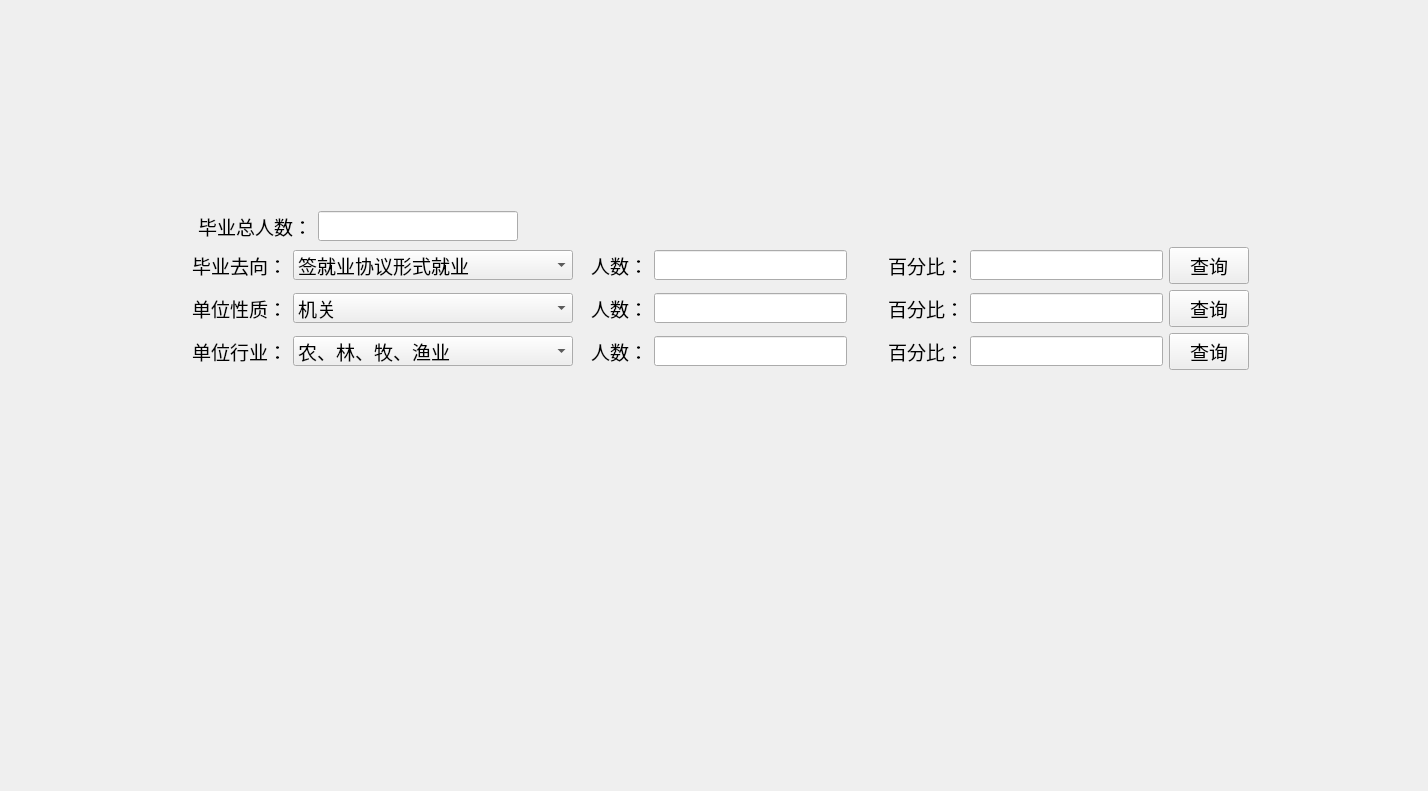
          <widget class="QWidget" name="scrollAreaWidgetContents_4">
           <property name="geometry">
            <rect>
             <x>0</x>
             <y>0</y>
             <width>1428</width>
             <height>791</height>
            </rect>
           </property>
           <layout class="QGridLayout" name="gridLayout_8">
            <item row="1" column="0">
             <layout class="QVBoxLayout" name="verticalLayout_3">
              <item>
               <layout class="QHBoxLayout" name="horizontalLayout_4">
                <item>
                 <spacer name="horizontalSpacer_12">
                  <property name="orientation">
                   <enum>Qt::Horizontal</enum>
                  </property>
                  <property name="sizeType">
                   <enum>QSizePolicy::Fixed</enum>
                  </property>
                  <property name="sizeHint" stdset="0">
                   <size>
                    <width>187</width>
                    <height>20</height>
                   </size>
                  </property>
                 </spacer>
                </item>
                <item>
                 <widget class="QLabel" name="label_3">
                  <property name="font">
                   <font>
                    <family>Consolas</family>
                    <pointsize>14</pointsize>
                   </font>
                  </property>
                  <property name="text">
                   <string>毕业总人数：</string>
                  </property>
                  <property name="alignment">
                   <set>Qt::AlignRight|Qt::AlignTrailing|Qt::AlignVCenter</set>
                  </property>
                 </widget>
                </item>
                <item>
                 <widget class="QLineEdit" name="sum_lineEdit">
                  <property name="minimumSize">
                   <size>
                    <width>0</width>
                    <height>0</height>
                   </size>
                  </property>
                  <property name="maximumSize">
                   <size>
                    <width>200</width>
                    <height>100</height>
                   </size>
                  </property>
                  <property name="font">
                   <font>
                    <family>Consolas</family>
                    <pointsize>14</pointsize>
                   </font>
                  </property>
                  <property name="readOnly">
                   <bool>true</bool>
                  </property>
                 </widget>
                </item>
                <item>
                 <spacer name="horizontalSpacer_5">
                  <property name="orientation">
                   <enum>Qt::Horizontal</enum>
                  </property>
                  <property name="sizeHint" stdset="0">
                   <size>
                    <width>40</width>
                    <height>20</height>
                   </size>
                  </property>
                 </spacer>
                </item>
               </layout>
              </item>
              <item>
               <layout class="QHBoxLayout" name="horizontalLayout_5">
                <item>
                 <spacer name="horizontalSpacer_11">
                  <property name="orientation">
                   <enum>Qt::Horizontal</enum>
                  </property>
                  <property name="sizeHint" stdset="0">
                   <size>
                    <width>40</width>
                    <height>20</height>
                   </size>
                  </property>
                 </spacer>
                </item>
                <item>
                 <widget class="QLabel" name="label_16">
                  <property name="font">
                   <font>
                    <family>Consolas</family>
                    <pointsize>14</pointsize>
                   </font>
                  </property>
                  <property name="text">
                   <string> 毕业去向：</string>
                  </property>
                  <property name="alignment">
                   <set>Qt::AlignRight|Qt::AlignTrailing|Qt::AlignVCenter</set>
                  </property>
                 </widget>
                </item>
                <item>
                 <widget class="QComboBox" name="graduation_comboBox_3">
                  <property name="minimumSize">
                   <size>
                    <width>280</width>
                    <height>0</height>
                   </size>
                  </property>
                  <property name="maximumSize">
                   <size>
                    <width>280</width>
                    <height>16777215</height>
                   </size>
                  </property>
                  <property name="font">
                   <font>
                    <family>Consolas</family>
                    <pointsize>14</pointsize>
                   </font>
                  </property>
                  <item>
                   <property name="text">
                    <string>签就业协议形式就业</string>
                   </property>
                  </item>
                  <item>
                   <property name="text">
                    <string>签劳动合同形式就业</string>
                   </property>
                  </item>
                  <item>
                   <property name="text">
                    <string>其他录用形式就业</string>
                   </property>
                  </item>
                  <item>
                   <property name="text">
                    <string>科研助理</string>
                   </property>
                  </item>
                  <item>
                   <property name="text">
                    <string>应征义务兵</string>
                   </property>
                  </item>
                  <item>
                   <property name="text">
                    <string>国家基层项目</string>
                   </property>
                  </item>
                  <item>
                   <property name="text">
                    <string>地方基层项目</string>
                   </property>
                  </item>
                  <item>
                   <property name="text">
                    <string>待就业</string>
                   </property>
                  </item>
                  <item>
                   <property name="text">
                    <string>不就业拟升学</string>
                   </property>
                  </item>
                  <item>
                   <property name="text">
                    <string>其他暂不就业</string>
                   </property>
                  </item>
                  <item>
                   <property name="text">
                    <string>自主创业</string>
                   </property>
                  </item>
                  <item>
                   <property name="text">
                    <string>自由职业</string>
                   </property>
                  </item>
                  <item>
                   <property name="text">
                    <string>升学</string>
                   </property>
                  </item>
                  <item>
                   <property name="text">
                    <string>出国、出境</string>
                   </property>
                  </item>
                 </widget>
                </item>
                <item>
                 <widget class="QLabel" name="label_4">
                  <property name="font">
                   <font>
                    <family>Consolas</family>
                    <pointsize>14</pointsize>
                   </font>
                  </property>
                  <property name="text">
                   <string> 人数：</string>
                  </property>
                  <property name="alignment">
                   <set>Qt::AlignRight|Qt::AlignTrailing|Qt::AlignVCenter</set>
                  </property>
                 </widget>
                </item>
                <item>
                 <widget class="QLineEdit" name="gosum_lineEdit_2">
                  <property name="maximumSize">
                   <size>
                    <width>200</width>
                    <height>16777215</height>
                   </size>
                  </property>
                  <property name="font">
                   <font>
                    <family>Consolas</family>
                    <pointsize>14</pointsize>
                   </font>
                  </property>
                  <property name="readOnly">
                   <bool>true</bool>
                  </property>
                 </widget>
                </item>
                <item>
                 <widget class="QLabel" name="label_5">
                  <property name="font">
                   <font>
                    <family>Consolas</family>
                    <pointsize>14</pointsize>
                   </font>
                  </property>
                  <property name="text">
                   <string>   百分比：</string>
                  </property>
                  <property name="alignment">
                   <set>Qt::AlignRight|Qt::AlignTrailing|Qt::AlignVCenter</set>
                  </property>
                 </widget>
                </item>
                <item>
                 <widget class="QLineEdit" name="goper_lineEdit_3">
                  <property name="maximumSize">
                   <size>
                    <width>200</width>
                    <height>16777215</height>
                   </size>
                  </property>
                  <property name="font">
                   <font>
                    <family>Consolas</family>
                    <pointsize>14</pointsize>
                   </font>
                  </property>
                  <property name="readOnly">
                   <bool>true</bool>
                  </property>
                 </widget>
                </item>
                <item>
                 <widget class="QPushButton" name="go_pushButton">
                  <property name="font">
                   <font>
                    <family>Consolas</family>
                    <pointsize>14</pointsize>
                   </font>
                  </property>
                  <property name="text">
                   <string>查询</string>
                  </property>
                 </widget>
                </item>
                <item>
                 <spacer name="horizontalSpacer_6">
                  <property name="orientation">
                   <enum>Qt::Horizontal</enum>
                  </property>
                  <property name="sizeHint" stdset="0">
                   <size>
                    <width>40</width>
                    <height>20</height>
                   </size>
                  </property>
                 </spacer>
                </item>
               </layout>
              </item>
              <item>
               <layout class="QHBoxLayout" name="horizontalLayout_6">
                <item>
                 <spacer name="horizontalSpacer_10">
                  <property name="orientation">
                   <enum>Qt::Horizontal</enum>
                  </property>
                  <property name="sizeHint" stdset="0">
                   <size>
                    <width>40</width>
                    <height>20</height>
                   </size>
                  </property>
                 </spacer>
                </item>
                <item>
                 <widget class="QLabel" name="label_45">
                  <property name="font">
                   <font>
                    <family>Consolas</family>
                    <pointsize>14</pointsize>
                   </font>
                  </property>
                  <property name="text">
                   <string> 单位性质：</string>
                  </property>
                  <property name="alignment">
                   <set>Qt::AlignRight|Qt::AlignTrailing|Qt::AlignVCenter</set>
                  </property>
                 </widget>
                </item>
                <item>
                 <widget class="QComboBox" name="unitnature_comboBox_4">
                  <property name="minimumSize">
                   <size>
                    <width>280</width>
                    <height>0</height>
                   </size>
                  </property>
                  <property name="maximumSize">
                   <size>
                    <width>280</width>
                    <height>16777215</height>
                   </size>
                  </property>
                  <property name="font">
                   <font>
                    <family>Consolas</family>
                    <pointsize>14</pointsize>
                   </font>
                  </property>
                  <item>
                   <property name="text">
                    <string>机关</string>
                   </property>
                  </item>
                  <item>
                   <property name="text">
                    <string>科研设计单位</string>
                   </property>
                  </item>
                  <item>
                   <property name="text">
                    <string>高等教育单位</string>
                   </property>
                  </item>
                  <item>
                   <property name="text">
                    <string>中初教育单位</string>
                   </property>
                  </item>
                  <item>
                   <property name="text">
                    <string>医疗卫生单位</string>
                   </property>
                  </item>
                  <item>
                   <property name="text">
                    <string>其他事业单位</string>
                   </property>
                  </item>
                  <item>
                   <property name="text">
                    <string>国有企业</string>
                   </property>
                  </item>
                  <item>
                   <property name="text">
                    <string>三资企业</string>
                   </property>
                  </item>
                  <item>
                   <property name="text">
                    <string>其他企业</string>
                   </property>
                  </item>
                  <item>
                   <property name="text">
                    <string>部队</string>
                   </property>
                  </item>
                  <item>
                   <property name="text">
                    <string>农村建制村</string>
                   </property>
                  </item>
                  <item>
                   <property name="text">
                    <string>城镇社区</string>
                   </property>
                  </item>
                  <item>
                   <property name="text">
                    <string>其他</string>
                   </property>
                  </item>
                 </widget>
                </item>
                <item>
                 <widget class="QLabel" name="label_6">
                  <property name="font">
                   <font>
                    <family>Consolas</family>
                    <pointsize>14</pointsize>
                   </font>
                  </property>
                  <property name="text">
                   <string> 人数：</string>
                  </property>
                  <property name="alignment">
                   <set>Qt::AlignRight|Qt::AlignTrailing|Qt::AlignVCenter</set>
                  </property>
                 </widget>
                </item>
                <item>
                 <widget class="QLineEdit" name="natureSum_lineEdit_5">
                  <property name="maximumSize">
                   <size>
                    <width>200</width>
                    <height>16777215</height>
                   </size>
                  </property>
                  <property name="font">
                   <font>
                    <family>Consolas</family>
                    <pointsize>14</pointsize>
                   </font>
                  </property>
                  <property name="readOnly">
                   <bool>true</bool>
                  </property>
                 </widget>
                </item>
                <item>
                 <widget class="QLabel" name="label_7">
                  <property name="font">
                   <font>
                    <family>Consolas</family>
                    <pointsize>14</pointsize>
                   </font>
                  </property>
                  <property name="text">
                   <string>   百分比：</string>
                  </property>
                  <property name="alignment">
                   <set>Qt::AlignRight|Qt::AlignTrailing|Qt::AlignVCenter</set>
                  </property>
                 </widget>
                </item>
                <item>
                 <widget class="QLineEdit" name="naturePer_lineEdit_4">
                  <property name="maximumSize">
                   <size>
                    <width>200</width>
                    <height>16777215</height>
                   </size>
                  </property>
                  <property name="font">
                   <font>
                    <family>Consolas</family>
                    <pointsize>14</pointsize>
                   </font>
                  </property>
                  <property name="readOnly">
                   <bool>true</bool>
                  </property>
                 </widget>
                </item>
                <item>
                 <widget class="QPushButton" name="nature_pushButton_2">
                  <property name="font">
                   <font>
                    <family>Consolas</family>
                    <pointsize>14</pointsize>
                   </font>
                  </property>
                  <property name="text">
                   <string>查询</string>
                  </property>
                 </widget>
                </item>
                <item>
                 <spacer name="horizontalSpacer_7">
                  <property name="orientation">
                   <enum>Qt::Horizontal</enum>
                  </property>
                  <property name="sizeHint" stdset="0">
                   <size>
                    <width>40</width>
                    <height>20</height>
                   </size>
                  </property>
                 </spacer>
                </item>
               </layout>
              </item>
              <item>
               <layout class="QHBoxLayout" name="horizontalLayout_7">
                <item>
                 <spacer name="horizontalSpacer_9">
                  <property name="orientation">
                   <enum>Qt::Horizontal</enum>
                  </property>
                  <property name="sizeHint" stdset="0">
                   <size>
                    <width>40</width>
                    <height>20</height>
                   </size>
                  </property>
                 </spacer>
                </item>
                <item>
                 <widget class="QLabel" name="label_46">
                  <property name="font">
                   <font>
                    <family>Consolas</family>
                    <pointsize>14</pointsize>
                   </font>
                  </property>
                  <property name="text">
                   <string> 单位行业：</string>
                  </property>
                  <property name="alignment">
                   <set>Qt::AlignRight|Qt::AlignTrailing|Qt::AlignVCenter</set>
                  </property>
                 </widget>
                </item>
                <item>
                 <widget class="QComboBox" name="unitindustry_comboBox_5">
                  <property name="minimumSize">
                   <size>
                    <width>280</width>
                    <height>0</height>
                   </size>
                  </property>
                  <property name="maximumSize">
                   <size>
                    <width>280</width>
                    <height>16777215</height>
                   </size>
                  </property>
                  <property name="font">
                   <font>
                    <family>Consolas</family>
                    <pointsize>14</pointsize>
                   </font>
                  </property>
                  <item>
                   <property name="text">
                    <string>农、林、牧、渔业</string>
                   </property>
                  </item>
                  <item>
                   <property name="text">
                    <string>采矿业</string>
                   </property>
                  </item>
                  <item>
                   <property name="text">
                    <string>制造业</string>
                   </property>
                  </item>
                  <item>
                   <property name="text">
                    <string>电力、热力、燃气及水生产和供应业</string>
                   </property>
                  </item>
                  <item>
                   <property name="text">
                    <string>建筑业</string>
                   </property>
                  </item>
                  <item>
                   <property name="text">
                    <string>批发和零售业</string>
                   </property>
                  </item>
                  <item>
                   <property name="text">
                    <string>交通运输、仓储和邮政业</string>
                   </property>
                  </item>
                  <item>
                   <property name="text">
                    <string>住宿和餐饮业</string>
                   </property>
                  </item>
                  <item>
                   <property name="text">
                    <string>信息传输、软件和信息技术服务业</string>
                   </property>
                  </item>
                  <item>
                   <property name="text">
                    <string>金融业</string>
                   </property>
                  </item>
                  <item>
                   <property name="text">
                    <string>房地产业</string>
                   </property>
                  </item>
                  <item>
                   <property name="text">
                    <string>租赁和商务服务业</string>
                   </property>
                  </item>
                  <item>
                   <property name="text">
                    <string>科学研究和技术服务业</string>
                   </property>
                  </item>
                  <item>
                   <property name="text">
                    <string>水利、环境和公共设施管理业</string>
                   </property>
                  </item>
                  <item>
                   <property name="text">
                    <string>居民服务、修理和其他服务业</string>
                   </property>
                  </item>
                  <item>
                   <property name="text">
                    <string>教育</string>
                   </property>
                  </item>
                  <item>
                   <property name="text">
                    <string>卫生和社会工作</string>
                   </property>
                  </item>
                  <item>
                   <property name="text">
                    <string>文化、体育和娱乐业</string>
                   </property>
                  </item>
                  <item>
                   <property name="text">
                    <string>公共管理、社会保障和社会组织</string>
                   </property>
                  </item>
                  <item>
                   <property name="text">
                    <string>国际组织</string>
                   </property>
                  </item>
                  <item>
                   <property name="text">
                    <string>军队</string>
                   </property>
                  </item>
                 </widget>
                </item>
                <item>
                 <widget class="QLabel" name="label_9">
                  <property name="font">
                   <font>
                    <family>Consolas</family>
                    <pointsize>14</pointsize>
                   </font>
                  </property>
                  <property name="text">
                   <string> 人数：</string>
                  </property>
                  <property name="alignment">
                   <set>Qt::AlignRight|Qt::AlignTrailing|Qt::AlignVCenter</set>
                  </property>
                 </widget>
                </item>
                <item>
                 <widget class="QLineEdit" name="indusSum_lineEdit_6">
                  <property name="maximumSize">
                   <size>
                    <width>200</width>
                    <height>16777215</height>
                   </size>
                  </property>
                  <property name="font">
                   <font>
                    <family>Consolas</family>
                    <pointsize>14</pointsize>
                   </font>
                  </property>
                  <property name="readOnly">
                   <bool>true</bool>
                  </property>
                 </widget>
                </item>
                <item>
                 <widget class="QLabel" name="label_8">
                  <property name="font">
                   <font>
                    <family>Consolas</family>
                    <pointsize>14</pointsize>
                   </font>
                  </property>
                  <property name="text">
                   <string>   百分比：</string>
                  </property>
                  <property name="alignment">
                   <set>Qt::AlignRight|Qt::AlignTrailing|Qt::AlignVCenter</set>
                  </property>
                 </widget>
                </item>
                <item>
                 <widget class="QLineEdit" name="indusPer_lineEdit_7">
                  <property name="maximumSize">
                   <size>
                    <width>200</width>
                    <height>16777215</height>
                   </size>
                  </property>
                  <property name="font">
                   <font>
                    <family>Consolas</family>
                    <pointsize>14</pointsize>
                   </font>
                  </property>
                  <property name="readOnly">
                   <bool>true</bool>
                  </property>
                 </widget>
                </item>
                <item>
                 <widget class="QPushButton" name="indus_pushButton_3">
                  <property name="font">
                   <font>
                    <family>Consolas</family>
                    <pointsize>14</pointsize>
                   </font>
                  </property>
                  <property name="text">
                   <string>查询</string>
                  </property>
                 </widget>
                </item>
                <item>
                 <spacer name="horizontalSpacer_8">
                  <property name="orientation">
                   <enum>Qt::Horizontal</enum>
                  </property>
                  <property name="sizeHint" stdset="0">
                   <size>
                    <width>40</width>
                    <height>20</height>
                   </size>
                  </property>
                 </spacer>
                </item>
               </layout>
              </item>
             </layout>
            </item>
            <item row="0" column="0">
             <spacer name="verticalSpacer_3">
              <property name="orientation">
               <enum>Qt::Vertical</enum>
              </property>
              <property name="sizeType">
               <enum>QSizePolicy::Fixed</enum>
              </property>
              <property name="sizeHint" stdset="0">
               <size>
                <width>20</width>
                <height>200</height>
               </size>
              </property>
             </spacer>
            </item>
            <item row="2" column="0">
             <spacer name="verticalSpacer_4">
              <property name="orientation">
               <enum>Qt::Vertical</enum>
              </property>
              <property name="sizeHint" stdset="0">
               <size>
                <width>20</width>
                <height>40</height>
               </size>
              </property>
             </spacer>
            </item>
           </layout>
          </widget>
